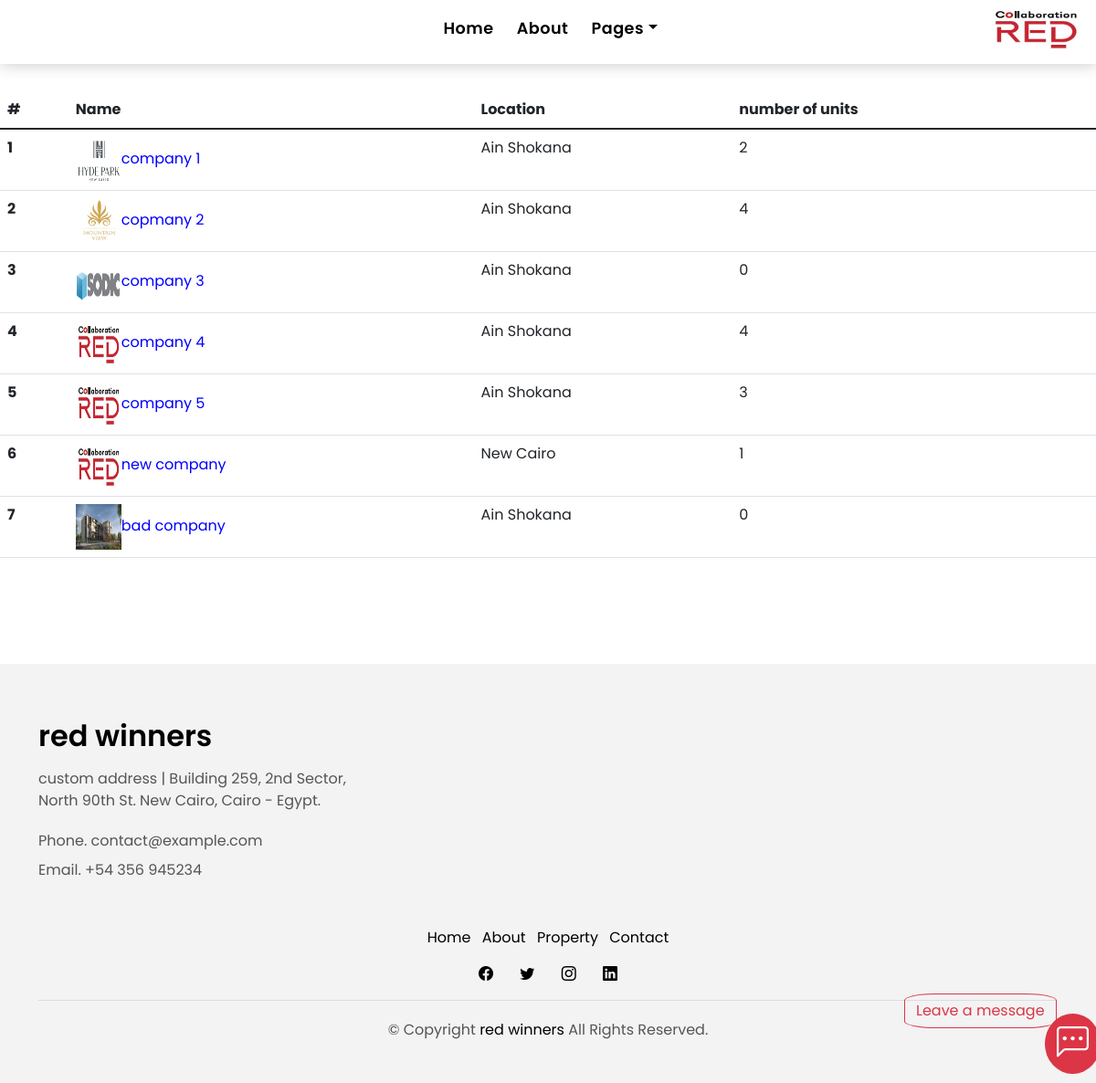
The app's page /show_all_companies, older data.
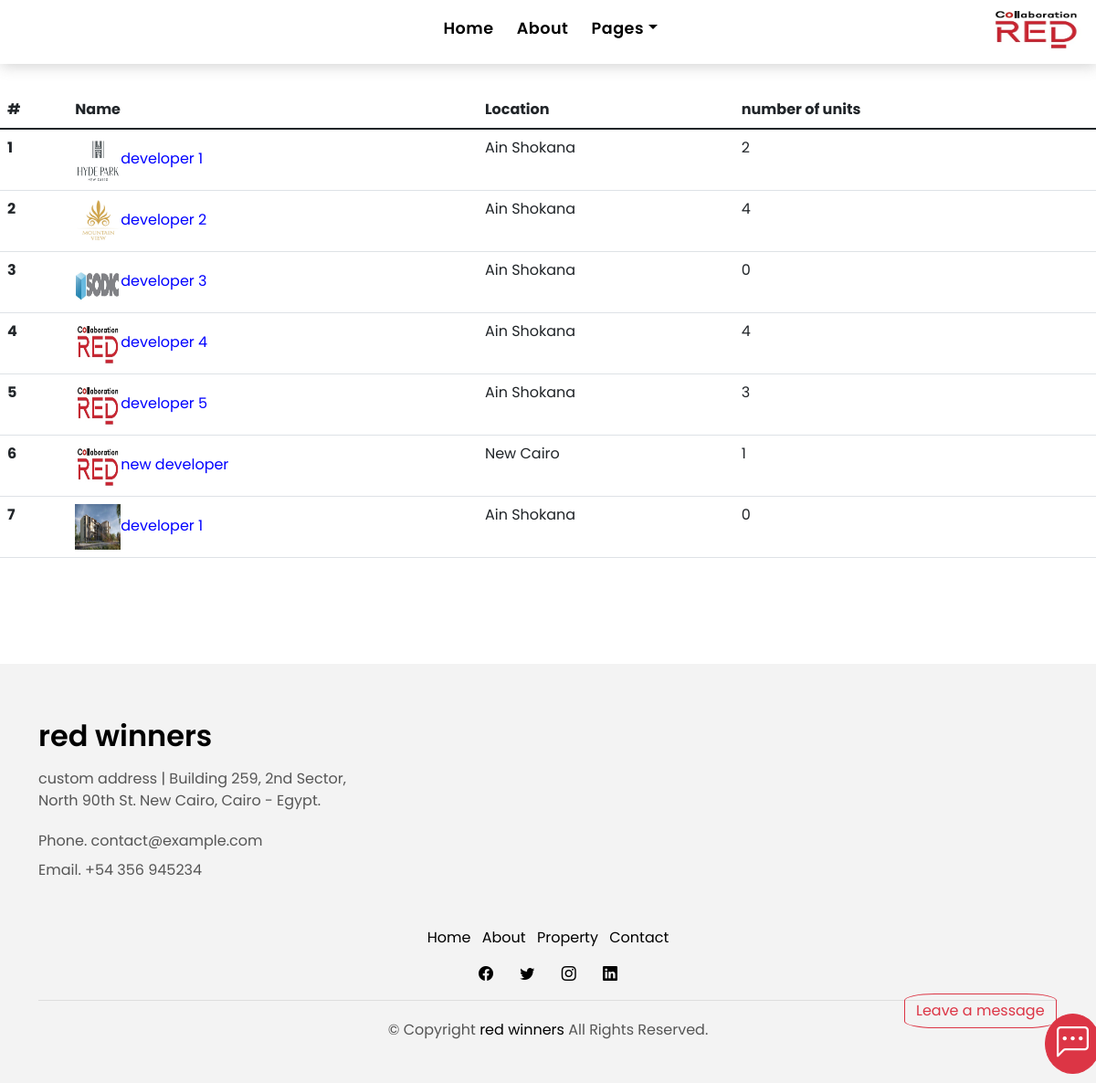
The same page, newer data.
### houses/models.py (models this page shows, shortened)
class Company(models.Model):
    name = models.CharField(max_length=500)
    location = models.CharField(max_length=500,choices=choices3,default='Ain Shokana')
    logo = models.ImageField(upload_to="images",default='houses/real_estate_logo.jpg')

### houses/views.py (the view)
# urls.py: path('show_all_companies', views.show_all_companies,name="show_all_companies"),
def show_all_companies(request):
    all_companies = Company.objects.all()
    context = {"all_companies":all_companies}
    return render(request,'houses/show_companies.html',context)

### houses/templates/houses/show_companies.html (shortened to what this page needs)
{% extends 'houses/base.html' %}
{% load static %}
{% block content %}
  <main id="main" style="margin:100px 0;">
<div style="container;display:flex;justify-content:center;align-items:center;">
<table class="table">
  <thead class="thead-dark">
    <tr>
      <th scope="col">#</th>
      <th scope="col">Name</th>
      <th scope="col">Location</th>
      <th scope="col">number of units</th>
    </tr>
  </thead>
  <tbody>
    {% for company in all_companies %}
    <tr>
      <th scope="row">{{forloop.counter}}</th>
      <td><img style="width:50px;height:50px;" src="{{company.logo.url}}"><a style="color:blue;" href="{% url 'show_single_company' company.id %}">{{company.name}}</a></td>
      <td>{{company.location}}</td>
      <td>{{company.house_set.all.count}}</td>
      <td></td>
    </tr>
    {% endfor %}
  </tbody>
</table>
</div>
  </main>
{% endblock %}

Row changes from the older to the newer data that the page shows:
changed Company (number 1 of 7 on the later page): name "company 1" → "developer 1"
changed Company: name "copmany 2" → "developer 2"
changed Company: name "company 3" → "developer 3"
changed Company id 4: name "company 4" → "developer 4"
changed Company: name "company 5" → "developer 5"
changed Company "New Cairo": name "new company" → "new developer"
changed Company (number 7 of 7 on the later page): name "bad company" → "developer 1"
